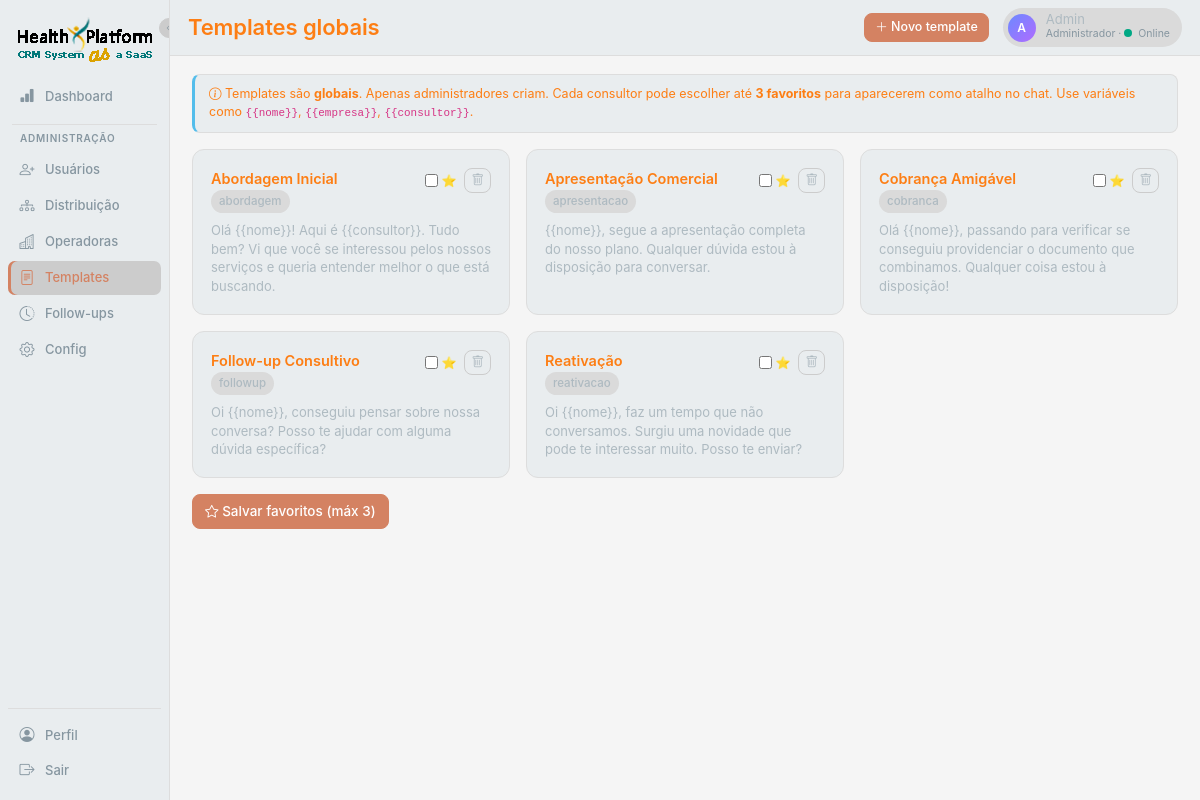
The app's page /templates (signed in) with its own data.
### app.py (models this page shows, shortened)
class User(db.Model):
    __tablename__ = 'users'
    id = db.Column(db.Integer, primary_key=True)
    name = db.Column(db.String(120), nullable=False)
    email = db.Column(db.String(120), unique=True, nullable=False)
    password_hash = db.Column(db.String(255), nullable=False)
    role = db.Column(db.String(20), default='consultor')  # master | admin | coordenador | lider | consultor
    weekly_quota = db.Column(db.Integer, default=20)
    is_online = db.Column(db.Boolean, default=True)
    is_active = db.Column(db.Boolean, default=True)
    is_blocked = db.Column(db.Boolean, default=False)  # bloqueado por master/coordenador (não recebe lead, não envia msg)
    blocked_reason = db.Column(db.String(255), default='')
    created_at = db.Column(db.DateTime, default=datetime.utcnow)
    manager_id = db.Column(db.Integer, db.ForeignKey('users.id'))
    manager = db.relationship('User', remote_side=[id], backref='subordinados')
    favorite_templates = db.Column(db.String(255), default='')  # ids separados por vírgula (max 3)
    favorite_followups = db.Column(db.String(255), default='')  # ids separados por vírgula (max 5)
    cadence_per_day = db.Column(db.Integer, default=2)        # quantos FUPs por dia (1-4)
    cadence_days = db.Column(db.Integer, default=3)           # quantos dias mantém cadência (1-3)
    cadence_interval_hours = db.Column(db.Integer, default=3) # intervalo mínimo entre FUPs no mesmo dia
    @property
    def fav_template_ids(self):
        return [int(x) for x in self.favorite_templates.split(',') if x.strip().isdigit()]

class Template(db.Model):
    __tablename__ = 'templates'
    id = db.Column(db.Integer, primary_key=True)
    title = db.Column(db.String(120), nullable=False)
    category = db.Column(db.String(60), default='geral')
    body = db.Column(db.Text, nullable=False)
    created_at = db.Column(db.DateTime, default=datetime.utcnow)
    is_active = db.Column(db.Boolean, default=True)

### app.py (the view)
@app.route('/templates')
@login_required
def templates_list():
    templates = Template.query.order_by(Template.category, Template.title).all()
    u = current_user()
    return render_template('templates.html', templates=templates, user=u)

### app.py (called while the page is built)
def current_user():
    uid = session.get('user_id')
    if not uid:
        return None
    return db.session.get(User, uid)

def login_required(f):
    @wraps(f)
    def wrap(*args, **kwargs):
        if not session.get('user_id'):
            return redirect(url_for('login'))
        return f(*args, **kwargs)
    return wrap

def filter_leads_by_visibility(query, user):
    if user.role == 'master':
        return query
    if user.role == 'coordenador':
        return query.filter(Lead.owner_id.in_(visible_user_ids(user)))
    if user.role in ('lider', 'admin'):
        return query.filter(db.false())
    return query.filter(Lead.owner_id == user.id)

### templates/templates.html (shortened to what this page needs)
{% extends 'base.html' %}
{% set active_nav = 'templates' %}
{% block page_title %}Templates globais{% endblock %}
{% block topbar_extra %}
{% if current_user.role == 'admin' %}
<button class="btn btn-brand btn-sm" data-bs-toggle="modal" data-bs-target="#newTemplateModal">
  <i class="bi bi-plus-lg"></i> Novo template
</button>
{% endif %}
{% endblock %}
{% block content %}
<div class="alert alert-info mb-3" style="font-size:12.5px;">
  <i class="bi bi-info-circle"></i>
  Templates são <b>globais</b>. Apenas administradores criam.
  Cada consultor pode escolher até <b>3 favoritos</b> para aparecerem como atalho no chat.
  Use variáveis como <code>{{'{{nome}}'}}</code>, <code>{{'{{empresa}}'}}</code>, <code>{{'{{consultor}}'}}</code>.
</div>
<form method="POST" action="{{ url_for('templates_favorite') }}">
  <div class="row g-3">
    {% for t in templates %}
    <div class="col-md-6 col-lg-4">
      <div class="card-x" style="height:100%;">
        <div class="d-flex justify-content-between align-items-start mb-2">
          <div>
            <div class="fw-600">{{ t.title }}</div>
            <span class="chip">{{ t.category }}</span>
          </div>
          <div class="d-flex gap-2">
            <label class="d-flex align-items-center gap-1" style="cursor:pointer;font-size:12px;">
              <input type="checkbox" name="fav" value="{{ t.id }}" {% if t.id in user.fav_template_ids %}checked{% endif %}>
              ⭐
            </label>
            {% if current_user.role == 'admin' %}
            <form method="POST" action="{{ url_for('template_delete', tid=t.id) }}" style="display:inline;" onsubmit="return confirm('Remover template?')">
              <button class="btn btn-sm btn-ghost" style="padding:2px 6px;"><i class="bi bi-trash"></i></button>
            </form>
            {% endif %}
          </div>
        </div>
        <div class="text-soft fs-13" style="white-space:pre-wrap;">{{ t.body }}</div>
      </div>
    </div>
    {% else %}
    <div class="col-12">
      <div class="card-x text-center text-mute">Nenhum template criado ainda.</div>
    </div>
    {% endfor %}
  </div>
  {% if templates %}
  <div class="mt-3">
    <button class="btn btn-brand"><i class="bi bi-star"></i> Salvar favoritos (máx 3)</button>
  </div>
  {% endif %}
</form>
{% endblock %}

### templates/base.html (shortened to what this page needs)
<!doctype html>
<html lang="pt-BR">
<head>
  <link href="https://cdn.jsdelivr.net/npm/bootstrap@5.3.2/dist/css/bootstrap.min.css" rel="stylesheet">
  <link href="https://cdn.jsdelivr.net/npm/bootstrap-icons@1.11.2/font/bootstrap-icons.css" rel="stylesheet">
  <link rel="stylesheet" href="{{ url_for('static', filename='css/app.css') }}">
</head>
<body data-lead-id="{{ lead_id_for_js or '' }}"
      data-user-id="{{ current_user.id if current_user else '' }}"
      data-user-role="{{ current_user.role if current_user else '' }}">
{% if current_user %}
<div class="app-shell">
  <aside class="sidebar">
    <button type="button" class="sidebar-toggle" onclick="toggleSidebar()" title="Expandir/recolher menu">
      <i class="bi bi-chevron-left"></i>
    </button>
    <div class="brand" title="CRM Conversacional">
      <img src="{{ url_for('static', filename='imgs/logo.png') }}" alt="Logo" class="logo">
    </div>
    <a href="{{ url_for('dashboard') }}" data-tip="Dashboard" class="nav-item {% if active_nav == 'dashboard' %}active{% endif %}">
      <i class="bi bi-bar-chart-fill"></i><span class="nav-label">Dashboard</span>
    </a>
    {% if current_user.role in ('master', 'admin') %}
    <div class="nav-divider"></div>
    <div class="nav-section-label">Administração</div>
    <a href="{{ url_for('usuarios') }}" data-tip="Usuários" class="nav-item {% if active_nav == 'usuarios' %}active{% endif %}">
      <i class="bi bi-person-plus"></i><span class="nav-label">Usuários</span>
    </a>
    <a href="{{ url_for('distribuicao') }}" data-tip="Distribuição" class="nav-item {% if active_nav == 'distribuicao' %}active{% endif %}">
      <i class="bi bi-diagram-3"></i><span class="nav-label">Distribuição</span>
    </a>
    <a href="{{ url_for('operadoras_list') }}" data-tip="Operadoras" class="nav-item {% if active_nav == 'operadoras' %}active{% endif %}">
      <i class="bi bi-buildings"></i><span class="nav-label">Operadoras</span>
    </a>
    <a href="{{ url_for('templates_list') }}" data-tip="Templates" class="nav-item {% if active_nav == 'templates' %}active{% endif %}">
      <i class="bi bi-file-text"></i><span class="nav-label">Templates</span>
    </a>
    <a href="{{ url_for('followups_list') }}" data-tip="Follow-ups" class="nav-item {% if active_nav == 'followups' %}active{% endif %}">
      <i class="bi bi-clock-history"></i><span class="nav-label">Follow-ups</span>
    </a>
    <a href="{{ url_for('configuracoes') }}" data-tip="Configurações" class="nav-item {% if active_nav == 'config' %}active{% endif %}">
      <i class="bi bi-gear"></i><span class="nav-label">Config</span>
    </a>
    {% endif %}
    <div class="nav-bottom">
      <a href="{{ url_for('perfil') }}" data-tip="Perfil" class="nav-item {% if active_nav == 'perfil' %}active{% endif %}">
        <i class="bi bi-person-circle"></i><span class="nav-label">Perfil</span>
      </a>
      <a href="{{ url_for('logout') }}" data-tip="Sair" class="nav-item">
        <i class="bi bi-box-arrow-right"></i><span class="nav-label">Sair</span>
      </a>
    </div>
  </aside>
  <main class="main">
    <div class="topbar">
      <div class="page-title">{% block page_title %}{% endblock %}</div>
      {% block topbar_extra %}{% endblock %}
      <div class="user-chip">
        <div class="avatar">{{ current_user.name[0]|upper }}</div>
        <div>
          <div style="line-height:1;">{{ current_user.name }}</div>
          <div style="font-size:10.5px;color:var(--text-mute);">
            {% if current_user.role == 'admin' %}Administrador{% else %}Consultor{% endif %}
            · <span class="status-dot {% if current_user.is_online %}online{% else %}offline{% endif %}"></span>{% if current_user.is_online %}Online{% else %}Offline{% endif %}
          </div>
        </div>
      </div>
    </div>
    <div class="content {% block content_class %}{% endblock %}">
      {% block content %}{% endblock %}
    </div>
  </main>
</div>
{% else %}
{% block anon %}{% endblock %}
{% endif %}
</body>
</html>

### records on screen
User: name "A", name "Admin"
Template: title "Abordagem Inicial", category "abordagem", body "Olá {{nome}}! Aqui é {{consultor}}. Tudo bem? Vi que você se interessou pelos nossos serviços e queria entender melhor o que está buscando."
Template: title "Apresentação Comercial", category "apresentacao", body "{{nome}}, segue a apresentação completa do nosso plano. Qualquer dúvida estou à disposição para conversar."
Template: title "Cobrança Amigável", category "cobranca", body "Olá {{nome}}, passando para verificar se conseguiu providenciar o documento que combinamos. Qualquer coisa estou à disposição!"
Template: title "Follow-up Consultivo", category "followup", body "Oi {{nome}}, conseguiu pensar sobre nossa conversa? Posso te ajudar com alguma dúvida específica?"
Template: title "Reativação", category "reativacao", body "Oi {{nome}}, faz um tempo que não conversamos. Surgiu uma novidade que pode te interessar muito. Posso te enviar?"

### other values on screen
{{ '{{nome}}' }} "{{nome}}"
{{ '{{empresa}}' }} "{{empresa}}"
{{ '{{consultor}}' }} "{{consultor}}"
